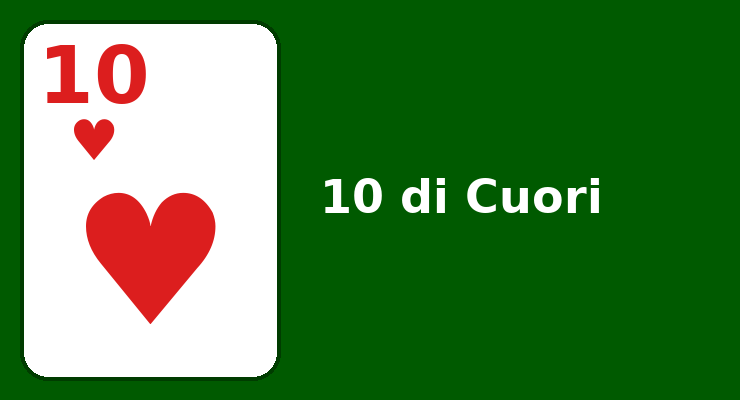
#> input picture backend/10_di_cuori.png, 740 x 400 px, given as the content of the folder card_templates/ranks, which was not available
$ python process_raw_templates.py
#> lines starting #> are read from the running program, lines starting #| are printed output that depends on the picture; pictures that were not available may be replaced by others from this repository, and a replacement may not be noted
### backend/card_normalization.py
#!/usr/bin/env python3
"""
CARD NORMALIZATION - Single Source of Truth
Funzione unica per normalizzare carte, usata sia per template che per live recognition.

Ordini del Capo Fase 6: NO green removal, solo grayscale + resize.
Template e live devono passare dalla STESSA trasformazione.
"""

from PIL import Image, ImageOps
import logging

logging.basicConfig(level=logging.INFO)
logger = logging.getLogger(__name__)

# Standard card dimensions (from config)
CARD_TEMPLATE_WIDTH = 89
CARD_TEMPLATE_HEIGHT = 118

# ============================================================================
# SINGLE SOURCE OF TRUTH - Template & Recognition Normalization
# ============================================================================

def normalize_card_for_template(img: Image.Image) -> Image.Image:
    """
    🎯 PIPELINE UNICA per template generation E live recognition.

    ORDINE DEL CAPO FASE 6.2:
    - Questa funzione DEVE essere usata:
      1. Quando crei i template rank/suit
      2. Quando riconosci le carte live

    Pipeline:
    - Grayscale
    - Resize a dimensioni standard (89x118)
    - Autocontrast=True (leggero)
    - NO isolate_card (carte già estratte pulite da geometric)

    Args:
        img: PIL Image della carta estratta da board_detector_geometric

    Returns:
        PIL Image normalizzata (L mode, 89x118px)
    """
    return normalize_card_image(
        img,
        target_width=CARD_TEMPLATE_WIDTH,
        target_height=CARD_TEMPLATE_HEIGHT,
        use_autocontrast=True,
        isolate_card=False  # Carte già pulite da geometric detection
    )


def normalize_card_image(card_image: Image.Image,
                        target_width: int = CARD_TEMPLATE_WIDTH,
                        target_height: int = CARD_TEMPLATE_HEIGHT,
                        use_autocontrast: bool = True,
                        isolate_card: bool = False) -> Image.Image:
    """
    Normalizza una carta per template generation o recognition.

    QUESTA È LA SINGLE SOURCE OF TRUTH per normalizzazione carte.
    Template e live recognition DEVONO usare questa funzione.

    Pipeline:
    1. Isolate card from green table (optional, default ON)
    2. Convert to grayscale
    3. Resize to standard dimensions (LANCZOS)
    4. Optional: light autocontrast (same for template and live)

    Args:
        card_image: PIL Image della carta (raw, con sfondo verde o altro)
        target_width: Larghezza target (default 89px)
        target_height: Altezza target (default 118px)
        use_autocontrast: Applica autocontrast leggero (default True)
        isolate_card: Isola carta bianca da sfondo verde (default True)

    Returns:
        PIL Image normalizzata (grayscale, resized)
    """
    try:
        # Step 0: Isolate white card from green table
        if isolate_card:
            from card_isolation import isolate_card_simple_threshold
            card_image = isolate_card_simple_threshold(card_image)

        # Step 1: Convert to grayscale
        if card_image.mode != 'L':
            grayscale = ImageOps.grayscale(card_image)
        else:
            grayscale = card_image

        # Step 2: Resize to standard dimensions
        normalized = grayscale.resize(
            (target_width, target_height),
            Image.Resampling.LANCZOS
        )

        # Step 3: Optional autocontrast (light, same for all)
        if use_autocontrast:
            normalized = ImageOps.autocontrast(normalized, cutoff=1)

        return normalized

    except Exception as e:
        logger.error(f"Error normalizing card image: {e}")
        # Return a blank template as fallback
        return Image.new('L', (target_width, target_height), color=128)


# [42 lines left out: function main, not called in this run]


# [2 lines that do not run on import are left out]

### backend/process_raw_templates.py
#!/usr/bin/env python3
"""
PROCESS RAW TEMPLATES - ORDINE CAPO
====================================

I template forniti dal Capo sono RAW (carte complete).
Devo processarli con la PIPELINE UNICA:
1. Normalize con normalize_card_for_template()
2. Estrarre rank region (0-35% width, 0-25% height)
3. Estrarre suit region (0-35% width, 10-45% height)
4. Salvare regions normalizzate
"""

from PIL import Image
from pathlib import Path
from card_normalization import normalize_card_for_template

ranks_dir = Path("card_templates/ranks")
suits_dir = Path("card_templates/suits")

print("🔧 PROCESSING RAW TEMPLATES CON PIPELINE UNICA\n")

# Process ranks
print("=== RANKS ===")
for rank_file in sorted(ranks_dir.glob("*.png")):
    # Load raw template
    raw = Image.open(rank_file)
#> raw is the input picture: PIL image 740x400 RGB; mean R, G, B 78, 129.8, 68.4
    print(f"{rank_file.name}: {raw.size} mode={raw.mode}")
#| 10_di_cuori.png: (740, 400) mode=RGB

    # Normalize con pipeline unica
    normalized = normalize_card_for_template(raw)
#> in normalize_card_image, `grayscale = ImageOps.grayscale(card_image)`:
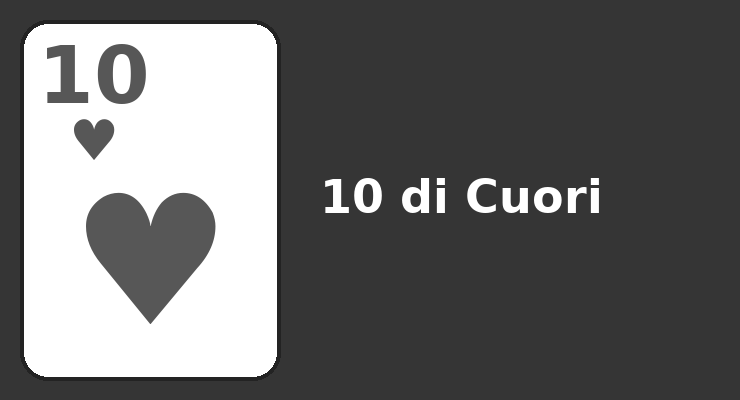
#> grayscale: PIL image 740x400 L; min 35, max 255, mean 107.4
#> in normalize_card_image, `normalized = grayscale.resize( (target_width, target_height), Image.Re..`:
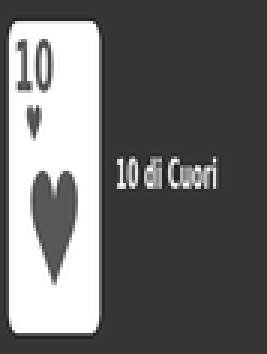
#> normalized: PIL image 89x118 L (shown 3 times larger); min 25, max 255, mean 107
#> in normalize_card_image, `normalized = ImageOps.autocontrast(normalized, cutoff=1)`:
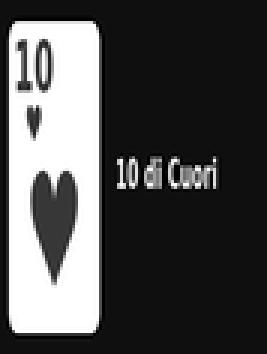
#> normalized: PIL image 89x118 L (shown 3 times larger); min 0, max 255, mean 79.2

    # Extract rank region (top-left 35% x 25%)
    w, h = normalized.size
#> w = 89; h = 118
    rank_w = int(w * 0.35)
#> rank_w = 31
    rank_h = int(h * 0.25)
#> rank_h = 29
    rank_region = normalized.crop((0, 0, rank_w, rank_h))
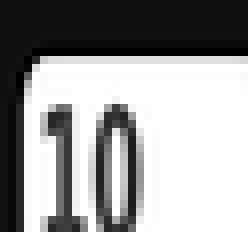
#> rank_region: PIL image 31x29 L (shown 8 times larger); min 0, max 255, mean 154.6

    # Sovrascrivi con region normalizzata
    rank_region.save(rank_file)
    print(f"  ✅ Processed → {rank_region.size} mode={rank_region.mode}")
#|   ✅ Processed → (31, 29) mode=L

print("\n=== SUITS ===")
for suit_file in sorted(suits_dir.glob("*.png")):
    # Load raw template
    raw = Image.open(suit_file)
    print(f"{suit_file.name}: {raw.size} mode={raw.mode}")
#| 10_di_cuori.png: (31, 29) mode=L

    # Normalize con pipeline unica
    normalized = normalize_card_for_template(raw)
#> call 2 of normalize_card_image, with target_width = 89, target_height = 118, use_autocontrast = True, isolate_card = False
#> in normalize_card_image (call 2), `normalized = grayscale.resize( (target_width, target_height), Image.Re..`:
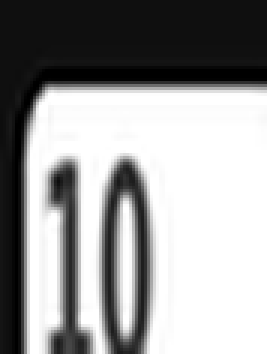
#> normalized: PIL image 89x118 L (shown 3 times larger); min 0, max 255, mean 154.2

    # Extract suit region (0-35% width, 10-45% height)
    w, h = normalized.size
    suit_w = int(w * 0.35)
#> suit_w = 31
    suit_y_start = int(h * 0.10)
#> suit_y_start = 11
    suit_y_end = int(h * 0.45)
#> suit_y_end = 53
    suit_region = normalized.crop((0, suit_y_start, suit_w, suit_y_end))
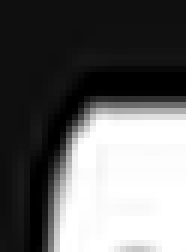
#> suit_region: PIL image 31x42 L (shown 6 times larger); min 0, max 255, mean 103.4

    # Sovrascrivi con region normalizzata
    suit_region.save(suit_file)
    print(f"  ✅ Processed → {suit_region.size} mode={suit_region.mode}")
#|   ✅ Processed → (31, 42) mode=L

print("\n✅ TEMPLATE PROCESSING COMPLETE")
print("Tutti i template ora usano la PIPELINE UNICA")
